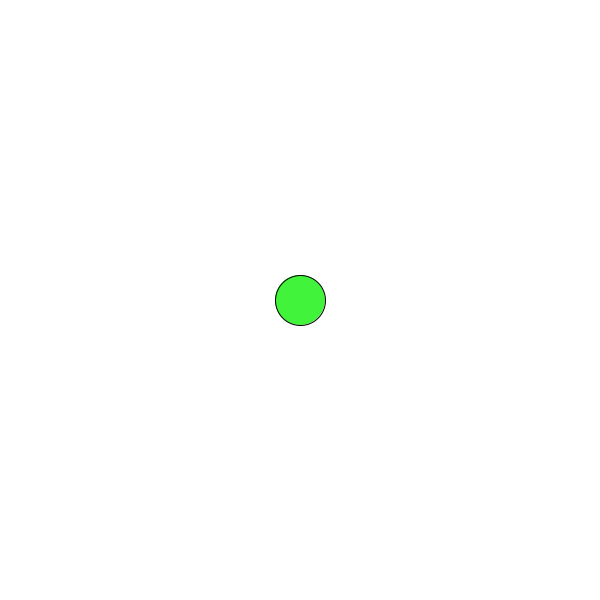
Frame 1 (no input)
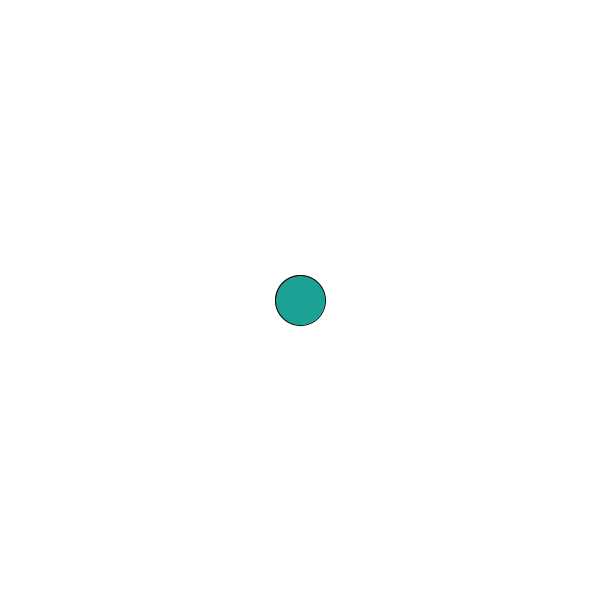
Frame 60 (the mouse pressed at the canvas centre just before this capture)
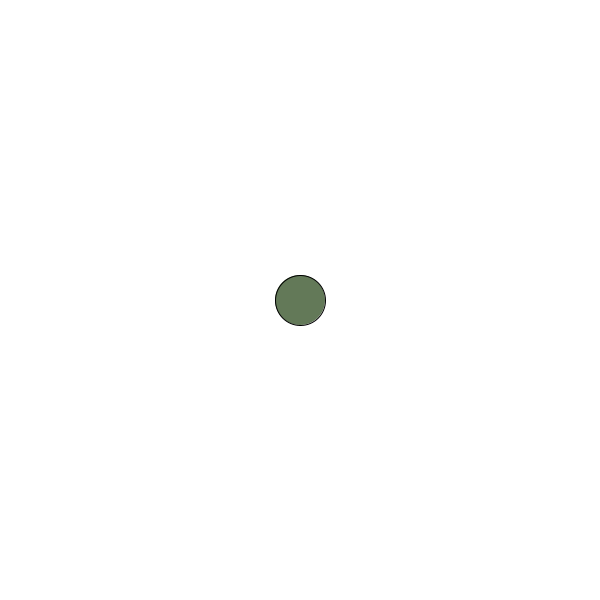
Frame 120 (the mouse held since frame 60 and released just before this capture)

The Processing sketch that drew these frames (run headless with seeded random() and noise(); from frame 60 on, the mouse is pressed at the canvas centre):

// Processing sketch: move1
// ── move1.pde
// Example 05-21 from "Getting Started with Processing" 
// by Reas & Fry. O'Reilly / Make 2010

int x = 0;
int y = 0;

void setup() {
  size(600,600);
  rectMode(CENTER);
  x=width/2;
  y=height/2;
  if(x>int(random(500,600)) && y>int(random(500,600))){
    fill(random(256),random(256),random(256),random(50,256));
  }
}

void draw() {
  background(255,20);
  if (keyPressed && (key == CODED)) { // If it's a coded key
    if (keyCode == LEFT) {            // If it's the left arrow
      x-=5;
    } 
    else if (keyCode == RIGHT) {      // If it's the right arrow
      x+=5;
    }
    else if(keyCode == UP)     {
      y-=5;
    }
    else if(keyCode == DOWN)   {
      y+=5;
    }
  }
  if(x>width+100){
    x=-100;
  }else if(x<0-100){
    x=width+100;
  }
  if(y>height+100){
    y=-100;
  }else if(y<0-100){
    y=height+100;
  }
  if(x==width/2 && y==height/2){
    fill(random(256),random(256),random(256));
  }else{
    fill(0);
  }
  ellipse(x, y, 50, 50);
  println(x);
  println(y);
}
